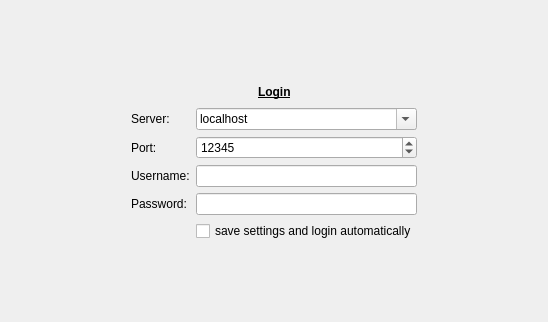
<?xml version="1.0" encoding="UTF-8"?>
<ui version="4.0">
 <class>LoginWidget</class>
 <widget class="QWidget" name="LoginWidget">
  <property name="geometry">
   <rect>
    <x>0</x>
    <y>0</y>
    <width>548</width>
    <height>322</height>
   </rect>
  </property>
  <property name="windowTitle">
   <string>Form</string>
  </property>
  <layout class="QGridLayout" name="gridLayout">
   <item row="0" column="0">
    <layout class="QHBoxLayout" name="horizontalLayout_2">
     <item>
      <spacer name="horizontalSpacer">
       <property name="orientation">
        <enum>Qt::Horizontal</enum>
       </property>
       <property name="sizeHint" stdset="0">
        <size>
         <width>40</width>
         <height>20</height>
        </size>
       </property>
      </spacer>
     </item>
     <item>
      <layout class="QVBoxLayout" name="verticalLayout">
       <item>
        <spacer name="verticalSpacer_2">
         <property name="orientation">
          <enum>Qt::Vertical</enum>
         </property>
         <property name="sizeHint" stdset="0">
          <size>
           <width>20</width>
           <height>40</height>
          </size>
         </property>
        </spacer>
       </item>
       <item>
        <layout class="QHBoxLayout" name="horizontalLayout">
         <item>
          <spacer name="horizontalSpacer_3">
           <property name="orientation">
            <enum>Qt::Horizontal</enum>
           </property>
           <property name="sizeHint" stdset="0">
            <size>
             <width>40</width>
             <height>20</height>
            </size>
           </property>
          </spacer>
         </item>
         <item>
          <widget class="QLabel" name="label">
           <property name="font">
            <font>
             <bold>true</bold>
             <underline>true</underline>
            </font>
           </property>
           <property name="text">
            <string>Login</string>
           </property>
          </widget>
         </item>
         <item>
          <spacer name="horizontalSpacer_4">
           <property name="orientation">
            <enum>Qt::Horizontal</enum>
           </property>
           <property name="sizeHint" stdset="0">
            <size>
             <width>40</width>
             <height>20</height>
            </size>
           </property>
          </spacer>
         </item>
        </layout>
       </item>
       <item>
        <layout class="QFormLayout" name="formLayout">
         <item row="0" column="0">
          <widget class="QLabel" name="serverLabel">
           <property name="text">
            <string>Server:</string>
           </property>
          </widget>
         </item>
         <item row="0" column="1">
          <widget class="QComboBox" name="serverComboBox">
           <property name="editable">
            <bool>true</bool>
           </property>
           <property name="currentText">
            <string>localhost</string>
           </property>
          </widget>
         </item>
         <item row="1" column="0">
          <widget class="QLabel" name="portLabel">
           <property name="text">
            <string>Port:</string>
           </property>
          </widget>
         </item>
         <item row="1" column="1">
          <widget class="QSpinBox" name="portSpinBox">
           <property name="minimum">
            <number>1</number>
           </property>
           <property name="maximum">
            <number>65335</number>
           </property>
           <property name="value">
            <number>12345</number>
           </property>
          </widget>
         </item>
         <item row="2" column="0">
          <widget class="QLabel" name="usernameLabel">
           <property name="text">
            <string>Username:</string>
           </property>
          </widget>
         </item>
         <item row="2" column="1">
          <widget class="QLineEdit" name="usernameLineEdit"/>
         </item>
         <item row="3" column="0">
          <widget class="QLabel" name="passwordLabel">
           <property name="text">
            <string>Password:</string>
           </property>
          </widget>
         </item>
         <item row="3" column="1">
          <widget class="QLineEdit" name="passwordLineEdit"/>
         </item>
         <item row="4" column="1">
          <widget class="QCheckBox" name="saveCheckBox">
           <property name="text">
            <string>save settings and login automatically</string>
           </property>
          </widget>
         </item>
        </layout>
       </item>
       <item>
        <spacer name="verticalSpacer">
         <property name="orientation">
          <enum>Qt::Vertical</enum>
         </property>
         <property name="sizeHint" stdset="0">
          <size>
           <width>20</width>
           <height>40</height>
          </size>
         </property>
        </spacer>
       </item>
      </layout>
     </item>
     <item>
      <spacer name="horizontalSpacer_2">
       <property name="orientation">
        <enum>Qt::Horizontal</enum>
       </property>
       <property name="sizeHint" stdset="0">
        <size>
         <width>40</width>
         <height>20</height>
        </size>
       </property>
      </spacer>
     </item>
    </layout>
   </item>
  </layout>
 </widget>
 <resources/>
 <connections/>
</ui>
